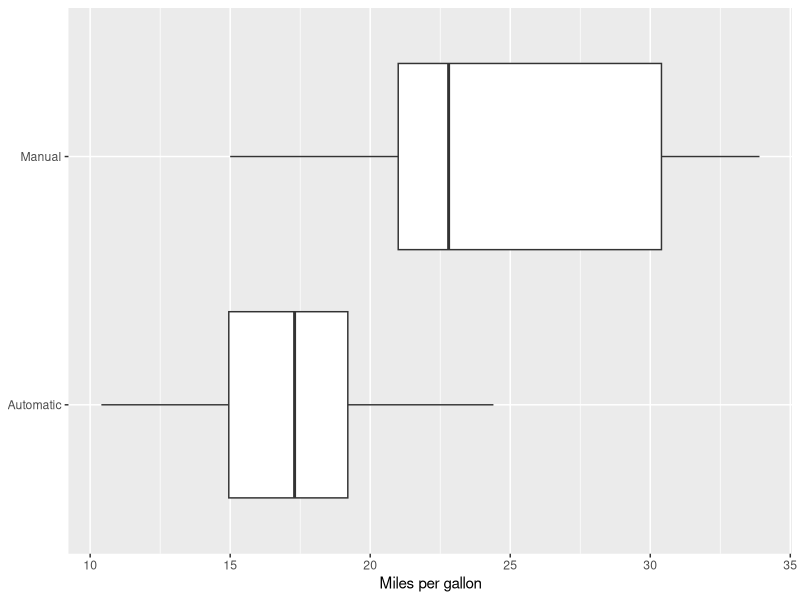
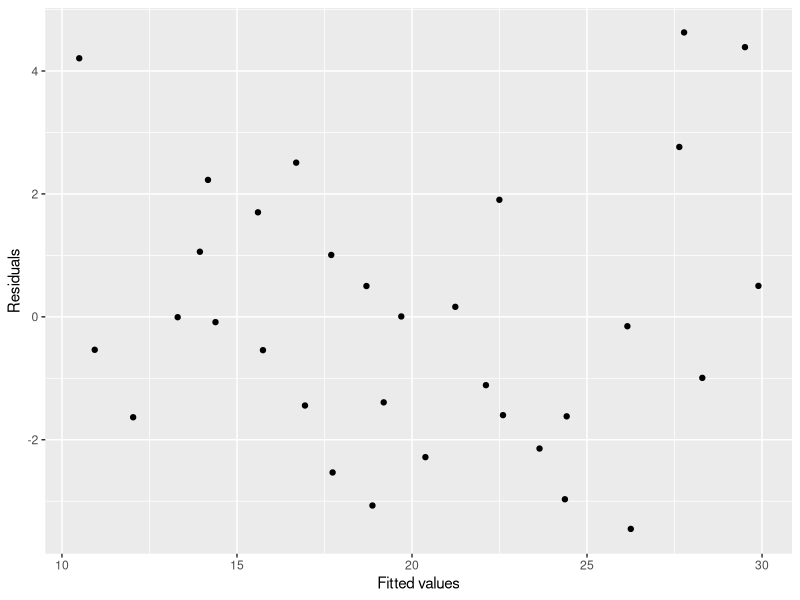

Recreate these plots in R, in order.
## ---- chunk 1
library("knitr")
library("dplyr", warn.conflicts = FALSE)
library("ggplot2")
## ---- chunk 2
library("datasets")
data("mtcars")

mtcars <- mtcars %>%
    add_rownames("car") %>%
    mutate(am = ifelse(am == 0, "Automatic", "Manual")) %>%
    mutate(vs = ifelse(vs == 0, "V", "Straight"))
## ---- chunk 3
kable(head(mtcars, n = 5))
## ---- chunk 4
ggplot(mtcars, aes(x = am, y = mpg)) +
    labs(x = NULL, y = "Miles per gallon") +
    geom_boxplot() +
    coord_flip()
## ---- chunk 5
only_am <- lm(mpg ~ am, data = mtcars)
## ---- chunk 6
only_am_coef <- summary(only_am)$coefficients
## ---- chunk 7
all_vars <- lm(mpg ~ am + ., data = select(mtcars, -car))
## ---- chunk 8
all_vars_coef <- summary(all_vars)$coefficients
## ---- chunk 9
kable(only_am_coef)
## ---- chunk 10
kable(all_vars_coef)
## ---- chunk 11
kable(anova(only_am, all_vars))
## ---- chunk 12
data <- data.frame(residuals = residuals(all_vars),
                   fitted_values = predict(all_vars))
ggplot(data, aes(x = fitted_values, y = residuals)) +
    labs(x = "Fitted values",  y = "Residuals") +
    geom_point()
